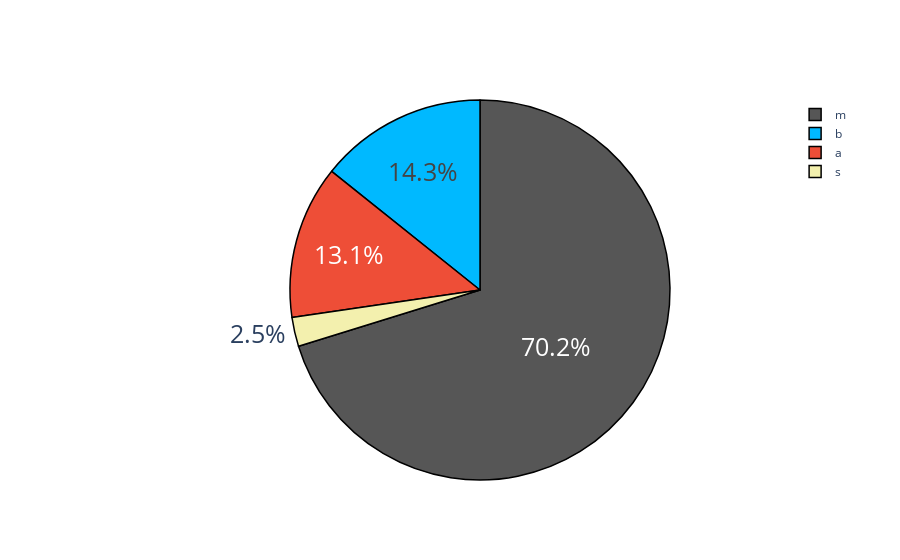

This figure's notebook cell:
### Code cell
import plotly.graph_objects as go
colors = ['#ee4e37','#00b9ff','#f3f0ae','#565656']

fig = go.Figure(data=[go.Pie(labels=df.type,
                             values=df.BAV2)])
fig.update_traces(hoverinfo='label+percent', textinfo='percent', texttemplate='%{percent:.1%}', textfont_size=25,
                  marker=dict(colors=colors, line=dict(color='#000000', width=1.5)))
fig.update_layout({
'plot_bgcolor': 'rgba(0, 0, 0, 0)',
'paper_bgcolor': 'rgba(0, 0, 0, 0)',
})

fig.show()
fig.write_image("figs/bav2_bedforms.png", scale=25)

### Figure 1 — Plotly figure (JSON) as saved in the notebook; plotly's stock layout.template omitted (floating-point values rounded to 4 significant figures)
{"data": [{"hoverinfo": "label+percent", "labels": ["a", "b", "s", "m"], "marker": {"colors": ["#ee4e37", "#00b9ff", "#f3f0ae", "#565656"], "line": {"color": "#000000", "width": 1.5}}, "textfont": {"size": 25}, "textinfo": "percent", "texttemplate": "%{percent:.1%}", "type": "pie", "values": [4.77, 5.21, 0.902, 25.66]}], "layout": {"paper_bgcolor": "rgba(0, 0, 0, 0)", "plot_bgcolor": "rgba(0, 0, 0, 0)"}}
